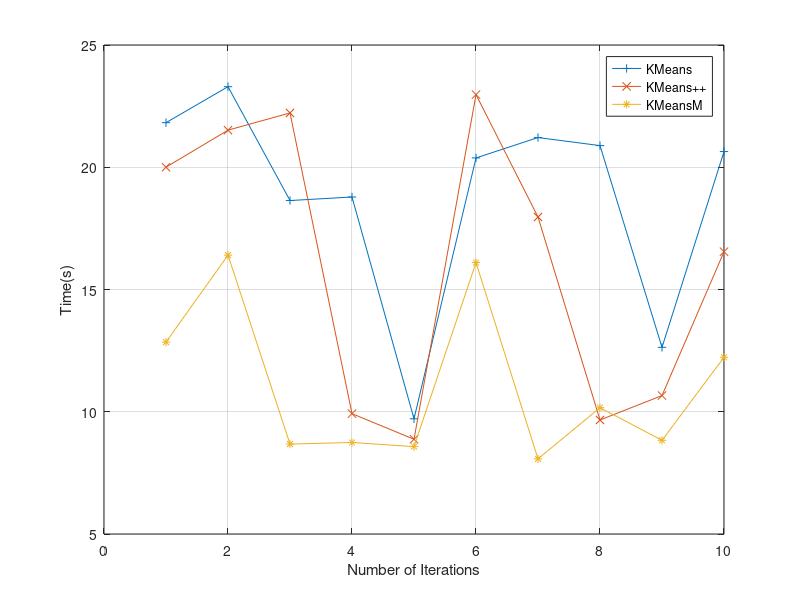

Write the MATLAB code that produced this figure.
clear on;
close all;
x=1:10;
% 0.7
% KMeans =      [11.09,18.77,19.22,21.54,21.37,21.05,22.02,20.12,19.18,20.50];
% KMeansPlus =  [8.85,11.25,8.29,20.82,8.77,8.89,8.35,21.67,16.90,9.55];
% KMeansM =     [8.27,8.19,8.15,8.51,8.05,7.94,8.00,7.92,7.56,8.16];
% 0.8
%KMeans =   [22.343,17.769,20.961,23.25,21.74,20.72,21.21,22.482,20.949,21.548];
%KMeansPlus =  [21.297,7.991,20.538,21.14,20.56,22.65,21.37,20.718,18.511,9.374];
%KMeansM = [7.100,10.346,10.463,10.70,10.24,10.08,10.04,10.027,10.543,10.031];
% 0.9
KMeans =   [21.823,23.295,18.639,18.783,9.712,20.381,21.215,20.885,12.634,20.642];
KMeansPlus =  [20.002,21.517,22.221,9.922,8.875,22.971,17.964,9.663,10.662,16.546];
KMeansM = [12.847,16.406,8.678,8.743,8.574,16.102,8.073,10.167,8.832,12.227];
mean(KMeans),std(KMeans)
mean(KMeansPlus),std(KMeansPlus)
mean(KMeansM),std(KMeansM)
plot(x,KMeans,'-+',x,KMeansPlus,'-x',x,KMeansM,'-*')
legend('KMeans','KMeans++','KMeansM');
xlabel("Number of Iterations");
ylabel("Time(s)");
grid on